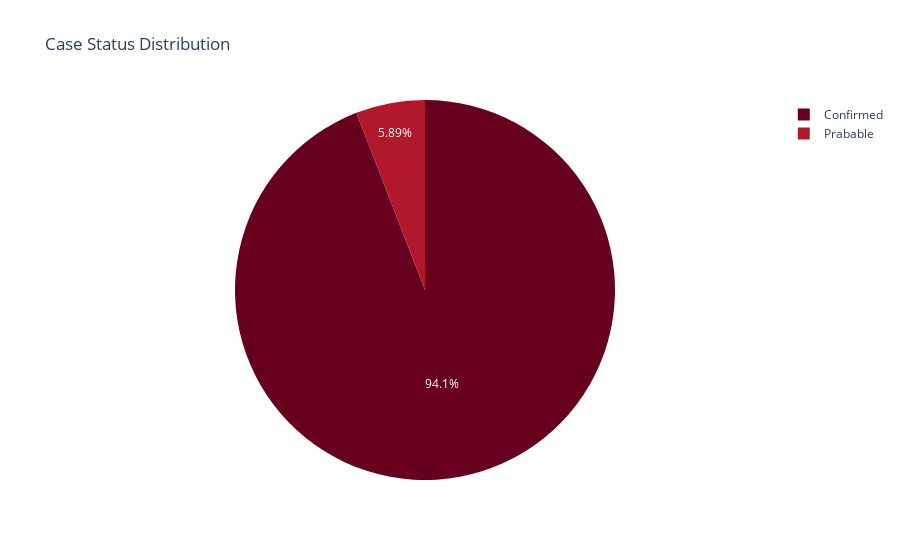

Notebook cell for this chart:
### Markdown cell above
Graphical Representation of case status

### Code cell
values = df['current_status'].value_counts().tolist()
names = ["Confirmed", "Prabable"]

fig = px.pie(
    names=names,
    values=values,
    title="Case Status Distribution",
    color_discrete_sequence=px.colors.sequential.RdBu,
)
fig.show()

### Figure 1 — Plotly figure (JSON) as saved in the notebook; plotly's stock layout.template omitted (floating-point values rounded to 4 significant figures)
{"data": [{"domain": {"x": [0, 1], "y": [0, 1]}, "hovertemplate": "label=%{label}<br>value=%{value}<extra></extra>", "labels": ["Confirmed", "Prabable"], "legendgroup": "", "name": "", "showlegend": true, "type": "pie", "values": [7910118, 494961]}], "layout": {"legend": {"tracegroupgap": 0}, "piecolorway": ["rgb(103,0,31)", "rgb(178,24,43)", "rgb(214,96,77)", "rgb(244,165,130)", "rgb(253,219,199)", "rgb(247,247,247)", "rgb(209,229,240)", "rgb(146,197,222)", "rgb(67,147,195)", "rgb(33,102,172)", "rgb(5,48,97)"], "title": {"text": "Case Status Distribution"}}}
